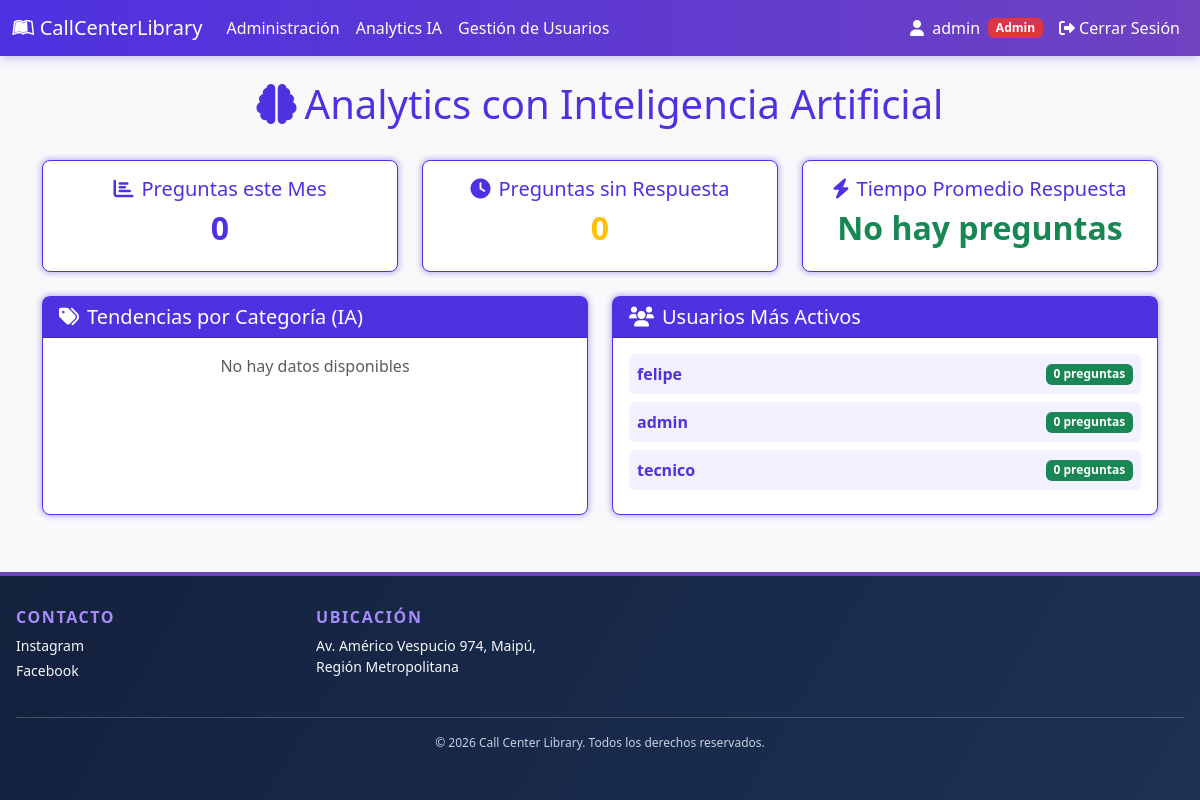
/AnalyticsIA/ (signed in), run on an earlier commit of the app's database.
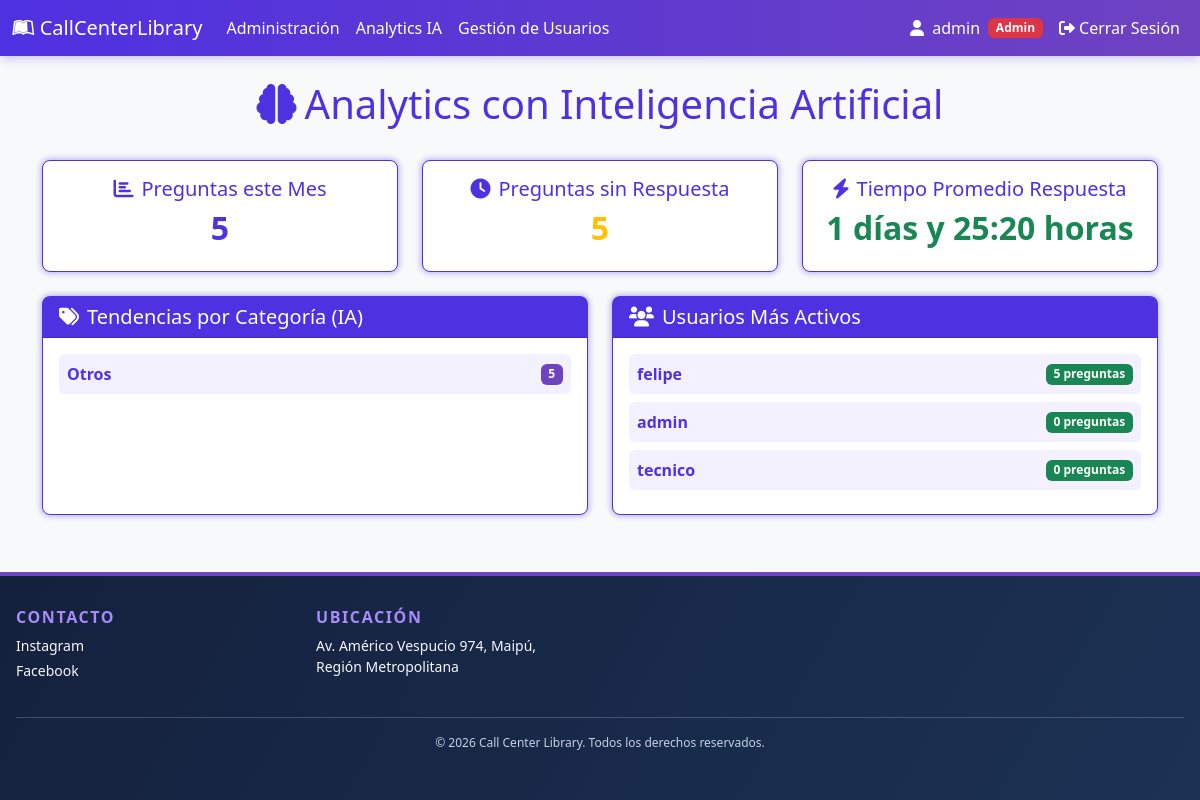
And on a later commit of the database.
### online/models.py (models this page shows, shortened)
class Usuario(AbstractBaseUser):
    nombre = models.CharField(
        verbose_name="Nombre", max_length=30, blank=True, null=True
    )
    apellido = models.CharField(
        verbose_name="Apellido", max_length=30, blank=True, null=True
    )
    rut = models.CharField(
        verbose_name="RUT", max_length=12, unique=True, blank=True, null=True
    )
    correo = models.EmailField(
        verbose_name="Correo electrónico",
        max_length=70,
        unique=True,
    )
    usuario = models.CharField(
        verbose_name="Usuario",
        max_length=50,
        unique=True,
    )
    fecha_nacimiento = models.DateField(
        verbose_name="Fecha de nacimiento", null=True, blank=True
    )
    activo = models.BooleanField(default=True)
    admin = models.BooleanField(default=False)
    tecnico = models.BooleanField(default=False)
    token = TextField(default="")
    token_hasta = DateTimeField(auto_now_add=True)
    USERNAME_FIELD = "usuario"
    REQUIRED_FIELDS = ["correo"]
    objects = UserManager()
    @property
    def is_active(self):
        return self.activo

class Preguntas(models.Model):
    ESTADO_CHOICES = [
        ('pendiente', 'Pendiente'),
        ('en_proceso', 'En Proceso'),
        ('resuelto', 'Resuelto'),
        ('cerrado', 'Cerrado'),
    ]
    PRIORIDAD_CHOICES = [
        ('baja', 'Baja'),
        ('media', 'Media'),
        ('alta', 'Alta'),
        ('urgente', 'Urgente'),
    ]
    idPregunta = models.AutoField(primary_key=True)
    Titulo = models.CharField(max_length=60)
    Pregunta = models.TextField()
    Fecha_creacion = models.DateTimeField()
    Usuario = models.ForeignKey(Usuario, on_delete=models.CASCADE)
    categoria = models.CharField(max_length=50, blank=True, null=True)
    estado = models.CharField(max_length=20, choices=ESTADO_CHOICES, default='pendiente')
    prioridad = models.CharField(max_length=20, choices=PRIORIDAD_CHOICES, default='media')

### administracion/views.py (the view)
# urls.py: path("AnalyticsIA/", AnalyticsIA, name="analytics_ia"),
@login_required
def AnalyticsIA(request: HttpRequest) -> HttpResponse:
    usuario: object = request.user
    assert isinstance(usuario, Usuario)
    es_admin: int = usuario.admin
    if not es_admin:
        usuario_id: Any | None = usuario.pk
        return redirect(f"/Inicio/{usuario_id}")
    total_promedio_respuestas: datetime.timedelta | Literal[0] = promedio_respuestas_admin()
    if total_promedio_respuestas == 0:
        promedio_respuestas = "No hay preguntas"
    else:
        promedio_respuestas: Any = timedelta_string(total_promedio_respuestas)
    try:
        asistente_ia = AsistenteIA()
        preguntas_ultimo_mes = Preguntas.objects.filter(
            Fecha_creacion__gte=timezone.now() - datetime.timedelta(days=30)
        )
        categorias_analisis = {}
        for pregunta in preguntas_ultimo_mes[:50]:  # Limitar para no sobrecargar la API
            categoria: Any | str = asistente_ia.clasificar_pregunta(pregunta.Pregunta)
            if categoria not in categorias_analisis:
                categorias_analisis[categoria] = 0
            categorias_analisis[categoria] += 1
        usuarios_activos = Usuario.objects.annotate(
            num_preguntas=Count("preguntas")
        ).order_by("-num_preguntas")[:10]
        analytics_data: dict[Any, Any] = {
            "total_preguntas_mes": preguntas_ultimo_mes.count(),
            "categorias_tendencia": dict(
                sorted(categorias_analisis.items(), key=lambda x: x[1], reverse=True)[:5]
            ),
            "usuarios_activos": usuarios_activos,
            "preguntas_sin_respuesta": Preguntas.objects.filter(
                respuesta__isnull=True
            ).count(),
            "tiempo_promedio_respuesta": promedio_respuestas,
        }
    except Exception as e:
        logger.info(msg=f"Error en analytics IA: {e}")
        analytics_data = {"error": "No se pudieron cargar los analytics"}
    logger.info(analytics_data)
    return render(
        request       = request,
        template_name = "analytics_ia.html",
        context       = {"analytics_data": analytics_data})

### administracion/views.py (called while the page is built)
def promedio_respuestas_admin() -> datetime.timedelta | Literal[0]:
    lista_preguntas: QuerySet[Preguntas] = Preguntas.objects.all()
    lista_tiempo_duracion: list[datetime.timedelta] = []
    for pregunta in lista_preguntas:
        lista_respuestas = Respuesta.objects.filter(
            id_Pregunta=pregunta.idPregunta
        ).order_by("FechaHora")
        fecha_creacion: datetime.datetime = pregunta.Fecha_creacion
        for respuesta in lista_respuestas:
            if respuesta.Usuario.admin | respuesta.Usuario.tecnico:
                lista_tiempo_duracion.append(respuesta.FechaHora - fecha_creacion)
                break
        else:
            lista_tiempo_duracion.append(timezone.now() - fecha_creacion)
    if len(lista_tiempo_duracion) == 0:
        return 0
    return sum(lista_tiempo_duracion, datetime.timedelta(0)) / len(
        lista_tiempo_duracion
    )

### online/ia_utils.py (called while the page is built)
    def _client(self) -> OpenAI:
        return OpenAI(base_url="http://localhost:11434/v1", api_key="ollama")

### administracion/templates/analytics_ia.html (shortened to what this page needs)
{% extends "componentes/header.html" %}
{% load static %}
{% block content %}
<div class="container py-4">
    <div class="row mb-4">
        <div class="col">
            <h1 class="text-center text-purple"><i class="fas fa-brain me-2"></i>Analytics con Inteligencia Artificial</h1>
        </div>
    </div>
    <div class="row g-4 mb-4">
        <div class="col-md-4">
            <div class="card card-purple text-center h-100">
                <div class="card-body">
                    <h5 class="card-title text-purple"><i class="fas fa-chart-bar me-2"></i>Preguntas este Mes</h5>
                    <h2 class="text-purple fw-bold">{{ analytics_data.total_preguntas_mes }}</h2>
                </div>
            </div>
        </div>
        <div class="col-md-4">
            <div class="card card-purple text-center h-100">
                <div class="card-body">
                    <h5 class="card-title text-purple"><i class="fas fa-clock me-2"></i>Preguntas sin Respuesta</h5>
                    <h2 class="text-warning fw-bold">{{ analytics_data.preguntas_sin_respuesta }}</h2>
                </div>
            </div>
        </div>
        <div class="col-md-4">
            <div class="card card-purple text-center h-100">
                <div class="card-body">
                    <h5 class="card-title text-purple"><i class="fas fa-bolt me-2"></i>Tiempo Promedio Respuesta</h5>
                    <h2 class="text-success fw-bold">{{ analytics_data.tiempo_promedio_respuesta }}</h2>
                </div>
            </div>
        </div>
    </div>
    <div class="row g-4">
        <div class="col-lg-6">
            <div class="card card-purple h-100">
                <div class="card-header bg-purple text-white">
                    <h5 class="mb-0"><i class="fas fa-tags me-2"></i>Tendencias por Categoría (IA)</h5>
                </div>
                <div class="card-body">
                    {% for categoria, cantidad in analytics_data.categorias_tendencia.items %}
                    <div class="d-flex justify-content-between align-items-center mb-2 p-2 rounded" style="background-color: #f3f0ff;">
                        <span class="fw-bold text-purple">{{ categoria|title }}</span>
                        <span class="badge" style="background-color: #6f42c1;">{{ cantidad }}</span>
                    </div>
                    {% empty %}
                    <p class="text-muted text-center">No hay datos disponibles</p>
                    {% endfor %}
                </div>
            </div>
        </div>
        <div class="col-lg-6">
            <div class="card card-purple h-100">
                <div class="card-header bg-purple text-white">
                    <h5 class="mb-0"><i class="fas fa-users me-2"></i>Usuarios Más Activos</h5>
                </div>
                <div class="card-body">
                    {% for usuario in analytics_data.usuarios_activos %}
                    <div class="d-flex justify-content-between align-items-center mb-2 p-2 rounded" style="background-color: #f3f0ff;">
                        <span class="fw-bold text-purple">{{ usuario.usuario }}</span>
                        <span class="badge bg-success">{{ usuario.num_preguntas }} preguntas</span>
                    </div>
                    {% empty %}
                    <p class="text-muted text-center">No hay datos disponibles</p>
                    {% endfor %}
                </div>
            </div>
        </div>
    </div>
</div>
{% endblock %}

### online/templates/componentes/header.html (shortened to what this page needs)
{% load static %}
<!DOCTYPE html>
<html lang="es">
<head>
    <link rel="stylesheet" href="https://cdnjs.cloudflare.com/ajax/libs/font-awesome/6.0.0/css/all.min.css">
    <link href="https://cdn.jsdelivr.net/npm/bootstrap@5.3.8/dist/css/bootstrap.min.css" rel="stylesheet">
    <link href="{% static 'main.css'%}" rel="stylesheet">
</head>
<body>
    <nav class="navbar navbar-expand-lg">
        <div class="container-fluid">
            <a class="navbar-brand" href="{% if user.is_authenticated %}{% if user.admin or user.tecnico %}/Administracion/{% else %}/Inicio/{% endif %}{% else %}/{% endif %}">
            <i class="fa-brands fa-leanpub"></i>
                CallCenterLibrary
            </a>
            <div class="collapse navbar-collapse" id="navbar-items">
                <ul class="navbar-nav me-auto mb-2 mb-lg-0">
                    {% if user.is_authenticated %}
                        {% if user.admin or user.tecnico %}
                        <li class="nav-item">
                            <a class="nav-link" href="/Administracion/">Administración</a>
                        </li>
                        {% if user.admin %}
                        <li class="nav-item">
                            <a class="nav-link" href="{% url 'analytics_ia' %}">Analytics IA</a>
                        </li>
                        {% endif %}
                        {% if user.admin %}
                        <li class="nav-item">
                            <a class="nav-link" href="/GestionUsuarios/">Gestión de Usuarios</a>
                        </li>
                        {% endif %}
                        {% else %}
                        <li class="nav-item">
                            <a class="nav-link" href="/Inicio/">Inicio</a>
                        </li>
                        {% endif %}
                    {% else %}
                        <li class="nav-item">
                            <a class="nav-link" href="/">Inicio</a>
                        </li>
                    {% endif %}
                </ul>
                {% if user.is_authenticated %}
                    <span class="text-white me-2">
                        <i class="fas fa-user me-1"></i> {{ user.usuario }}
                    </span>
                    {% if user.admin %}
                        <span class="badge bg-danger me-2">Admin</span>
                    {% elif user.tecnico %}
                        <span class="badge bg-info me-2">Técnico</span>
                    {% endif %}
                {% endif %}
                <ul class="navbar-nav mb-2 mb-lg-0">
                    {% if user.is_authenticated %}
                        <li class="nav-item">
                            <form method="post" action="{% url 'Logout' %}" class="d-inline">
                                <button type="submit" class="btn btn-link nav-link">
                                    <i class="fas fa-sign-out-alt"></i> Cerrar Sesión
                                </button>
                            </form>
                        </li>
                    {% endif %}
                </ul>
            </div>
        </div>
    </nav>
    <main>
        {% block content %}
        {% endblock %}
    </main>
    <footer class="site-footer">
        <div class="footer-content">
            <section class="footer-section">
                <h2>Contacto</h2>
                <p>Instagram</p>
                <p>Facebook</p>
            </section>
            <section class="footer-section">
                <h2>Ubicación</h2>
                <p>Av. Américo Vespucio 974, Maipú, Región Metropolitana</p>
            </section>
            <p class="footer-copyright">© 2026 Call Center Library. Todos los derechos reservados.</p>
        </div>
    </footer>
</body>
</html>

What changed in the data, as far as the page shows it:
added Preguntas: categoria "Otros", idPregunta "5"
changed Usuario "felipe": num_preguntas "0" → "5"
Also different on the page:
{{ analytics_data.total_preguntas_mes }}: "0" → "5"
{{ analytics_data.preguntas_sin_respuesta }}: "0" → "5"
{{ analytics_data.tiempo_promedio_respuesta }}: "No hay preguntas" → "1 días y 25:20 horas"
text no longer shown: "No hay datos disponibles"
